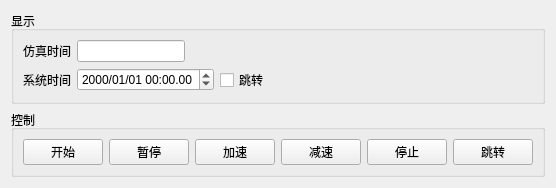
<?xml version="1.0" encoding="UTF-8"?>
<ui version="4.0">
 <class>TimerCtrlUI</class>
 <widget class="QWidget" name="TimerCtrlUI">
  <property name="geometry">
   <rect>
    <x>0</x>
    <y>0</y>
    <width>520</width>
    <height>165</height>
   </rect>
  </property>
  <property name="windowTitle">
   <string>Form</string>
  </property>
  <layout class="QGridLayout" name="gridLayout">
   <item row="0" column="0">
    <widget class="QGroupBox" name="groupBox_2">
     <property name="title">
      <string>显示</string>
     </property>
     <layout class="QGridLayout" name="gridLayout_5">
      <item row="0" column="0">
       <layout class="QGridLayout" name="gridLayout_3">
        <item row="0" column="0">
         <layout class="QHBoxLayout" name="horizontalLayout_2">
          <item>
           <widget class="QLabel" name="label">
            <property name="text">
             <string>仿真时间</string>
            </property>
           </widget>
          </item>
          <item>
           <widget class="QLineEdit" name="leSimTime"/>
          </item>
          <item>
           <spacer name="horizontalSpacer">
            <property name="orientation">
             <enum>Qt::Horizontal</enum>
            </property>
            <property name="sizeHint" stdset="0">
             <size>
              <width>38</width>
              <height>20</height>
             </size>
            </property>
           </spacer>
          </item>
         </layout>
        </item>
        <item row="0" column="1">
         <spacer name="horizontalSpacer_3">
          <property name="orientation">
           <enum>Qt::Horizontal</enum>
          </property>
          <property name="sizeHint" stdset="0">
           <size>
            <width>40</width>
            <height>20</height>
           </size>
          </property>
         </spacer>
        </item>
       </layout>
      </item>
      <item row="1" column="0">
       <layout class="QGridLayout" name="gridLayout_4">
        <item row="0" column="0">
         <widget class="QLabel" name="label_2">
          <property name="text">
           <string>系统时间</string>
          </property>
         </widget>
        </item>
        <item row="0" column="1">
         <widget class="QDateTimeEdit" name="dtSysTime">
          <property name="displayFormat">
           <string>yyyy/MM/dd hh:mm.ss</string>
          </property>
         </widget>
        </item>
        <item row="0" column="2">
         <widget class="QCheckBox" name="checkBox">
          <property name="text">
           <string>跳转</string>
          </property>
         </widget>
        </item>
        <item row="0" column="3">
         <spacer name="horizontalSpacer_2">
          <property name="orientation">
           <enum>Qt::Horizontal</enum>
          </property>
          <property name="sizeHint" stdset="0">
           <size>
            <width>164</width>
            <height>20</height>
           </size>
          </property>
         </spacer>
        </item>
       </layout>
      </item>
     </layout>
    </widget>
   </item>
   <item row="1" column="0">
    <widget class="QGroupBox" name="groupBox">
     <property name="title">
      <string>控制</string>
     </property>
     <layout class="QGridLayout" name="gridLayout_2">
      <item row="0" column="0">
       <layout class="QHBoxLayout" name="horizontalLayout">
        <item>
         <widget class="QPushButton" name="pbStart">
          <property name="text">
           <string>开始</string>
          </property>
         </widget>
        </item>
        <item>
         <widget class="QPushButton" name="pbSuspend">
          <property name="text">
           <string>暂停</string>
          </property>
         </widget>
        </item>
        <item>
         <widget class="QPushButton" name="pbQuicken">
          <property name="text">
           <string>加速</string>
          </property>
         </widget>
        </item>
        <item>
         <widget class="QPushButton" name="pbModerate">
          <property name="text">
           <string>减速</string>
          </property>
         </widget>
        </item>
        <item>
         <widget class="QPushButton" name="pbStop">
          <property name="text">
           <string>停止</string>
          </property>
         </widget>
        </item>
        <item>
         <widget class="QPushButton" name="pbJump">
          <property name="text">
           <string>跳转</string>
          </property>
         </widget>
        </item>
       </layout>
      </item>
     </layout>
    </widget>
   </item>
  </layout>
 </widget>
 <resources/>
 <connections/>
</ui>
